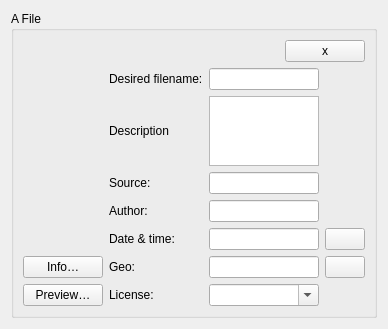
<?xml version="1.0" encoding="UTF-8"?>
<ui version="4.0">
 <class>CommonsImgWidget</class>
 <widget class="QWidget" name="CommonsImgWidget">
  <property name="geometry">
   <rect>
    <x>0</x>
    <y>0</y>
    <width>388</width>
    <height>307</height>
   </rect>
  </property>
  <property name="windowTitle">
   <string>Form</string>
  </property>
  <layout class="QVBoxLayout" name="verticalLayout">
   <item>
    <widget class="QGroupBox" name="MainGrpBox">
     <property name="title">
      <string>A File</string>
     </property>
     <property name="checkable">
      <bool>false</bool>
     </property>
     <property name="checked">
      <bool>false</bool>
     </property>
     <layout class="QVBoxLayout" name="verticalLayout_2">
      <item>
       <layout class="QHBoxLayout" name="horizontalLayout">
        <item>
         <spacer name="horizontalSpacer">
          <property name="orientation">
           <enum>Qt::Horizontal</enum>
          </property>
          <property name="sizeHint" stdset="0">
           <size>
            <width>40</width>
            <height>20</height>
           </size>
          </property>
         </spacer>
        </item>
        <item>
         <widget class="QPushButton" name="closeBtn">
          <property name="sizePolicy">
           <sizepolicy hsizetype="Minimum" vsizetype="Minimum">
            <horstretch>0</horstretch>
            <verstretch>0</verstretch>
           </sizepolicy>
          </property>
          <property name="text">
           <string>x</string>
          </property>
         </widget>
        </item>
       </layout>
      </item>
      <item>
       <layout class="QGridLayout" name="gridLay">
        <item row="1" column="0" rowspan="4">
         <widget class="QLabel" name="ThumbLbl">
          <property name="text">
           <string/>
          </property>
         </widget>
        </item>
        <item row="1" column="1">
         <widget class="QLabel" name="label_2">
          <property name="text">
           <string>Desired filename:</string>
          </property>
          <property name="buddy">
           <cstring>UploadFilenameEdit</cstring>
          </property>
         </widget>
        </item>
        <item row="1" column="2">
         <widget class="QLineEdit" name="UploadFilenameEdit"/>
        </item>
        <item row="3" column="1">
         <widget class="QLabel" name="label_3">
          <property name="text">
           <string>Source:</string>
          </property>
          <property name="buddy">
           <cstring>FileSourceEdit</cstring>
          </property>
         </widget>
        </item>
        <item row="3" column="2">
         <widget class="QLineEdit" name="FileSourceEdit"/>
        </item>
        <item row="4" column="1">
         <widget class="QLabel" name="label_4">
          <property name="text">
           <string>Author:</string>
          </property>
          <property name="buddy">
           <cstring>FileAuthorEdit</cstring>
          </property>
         </widget>
        </item>
        <item row="4" column="2">
         <widget class="QLineEdit" name="FileAuthorEdit"/>
        </item>
        <item row="5" column="1">
         <widget class="QLabel" name="label_5">
          <property name="text">
           <string>Date &amp;&amp; time:</string>
          </property>
          <property name="buddy">
           <cstring>FileDtEdit</cstring>
          </property>
         </widget>
        </item>
        <item row="2" column="1">
         <widget class="QLabel" name="label_7">
          <property name="text">
           <string>Description</string>
          </property>
          <property name="buddy">
           <cstring>FileDescTxtEdit</cstring>
          </property>
         </widget>
        </item>
        <item row="2" column="2">
         <widget class="QTextEdit" name="FileDescTxtEdit"/>
        </item>
        <item row="7" column="0">
         <widget class="QPushButton" name="pushButton_2">
          <property name="text">
           <string>Preview…</string>
          </property>
         </widget>
        </item>
        <item row="6" column="0">
         <widget class="QPushButton" name="pushButton">
          <property name="text">
           <string>Info…</string>
          </property>
         </widget>
        </item>
        <item row="7" column="2">
         <widget class="QComboBox" name="FileLicenseCbx">
          <property name="editable">
           <bool>true</bool>
          </property>
          <property name="insertPolicy">
           <enum>QComboBox::NoInsert</enum>
          </property>
         </widget>
        </item>
        <item row="7" column="1">
         <widget class="QLabel" name="label_8">
          <property name="text">
           <string>License:</string>
          </property>
          <property name="buddy">
           <cstring>FileLicenseCbx</cstring>
          </property>
         </widget>
        </item>
        <item row="6" column="2">
         <widget class="QLineEdit" name="GeoEdit"/>
        </item>
        <item row="6" column="1">
         <widget class="QLabel" name="label_6">
          <property name="text">
           <string>Geo:</string>
          </property>
          <property name="buddy">
           <cstring>GeoEdit</cstring>
          </property>
         </widget>
        </item>
        <item row="5" column="0">
         <widget class="QLabel" name="StatusLbl">
          <property name="text">
           <string/>
          </property>
         </widget>
        </item>
        <item row="6" column="3">
         <widget class="QPushButton" name="GeoBtn">
          <property name="statusTip">
           <string>View in external map…</string>
          </property>
          <property name="text">
           <string/>
          </property>
         </widget>
        </item>
        <item row="5" column="2">
         <widget class="QLineEdit" name="FileDtEdit"/>
        </item>
        <item row="5" column="3">
         <widget class="QPushButton" name="pushButton_3">
          <property name="text">
           <string/>
          </property>
         </widget>
        </item>
       </layout>
      </item>
     </layout>
    </widget>
   </item>
  </layout>
 </widget>
 <tabstops>
  <tabstop>UploadFilenameEdit</tabstop>
  <tabstop>FileDescTxtEdit</tabstop>
  <tabstop>FileSourceEdit</tabstop>
  <tabstop>FileAuthorEdit</tabstop>
  <tabstop>GeoEdit</tabstop>
  <tabstop>FileLicenseCbx</tabstop>
  <tabstop>pushButton</tabstop>
  <tabstop>pushButton_2</tabstop>
 </tabstops>
 <resources/>
 <connections/>
</ui>
